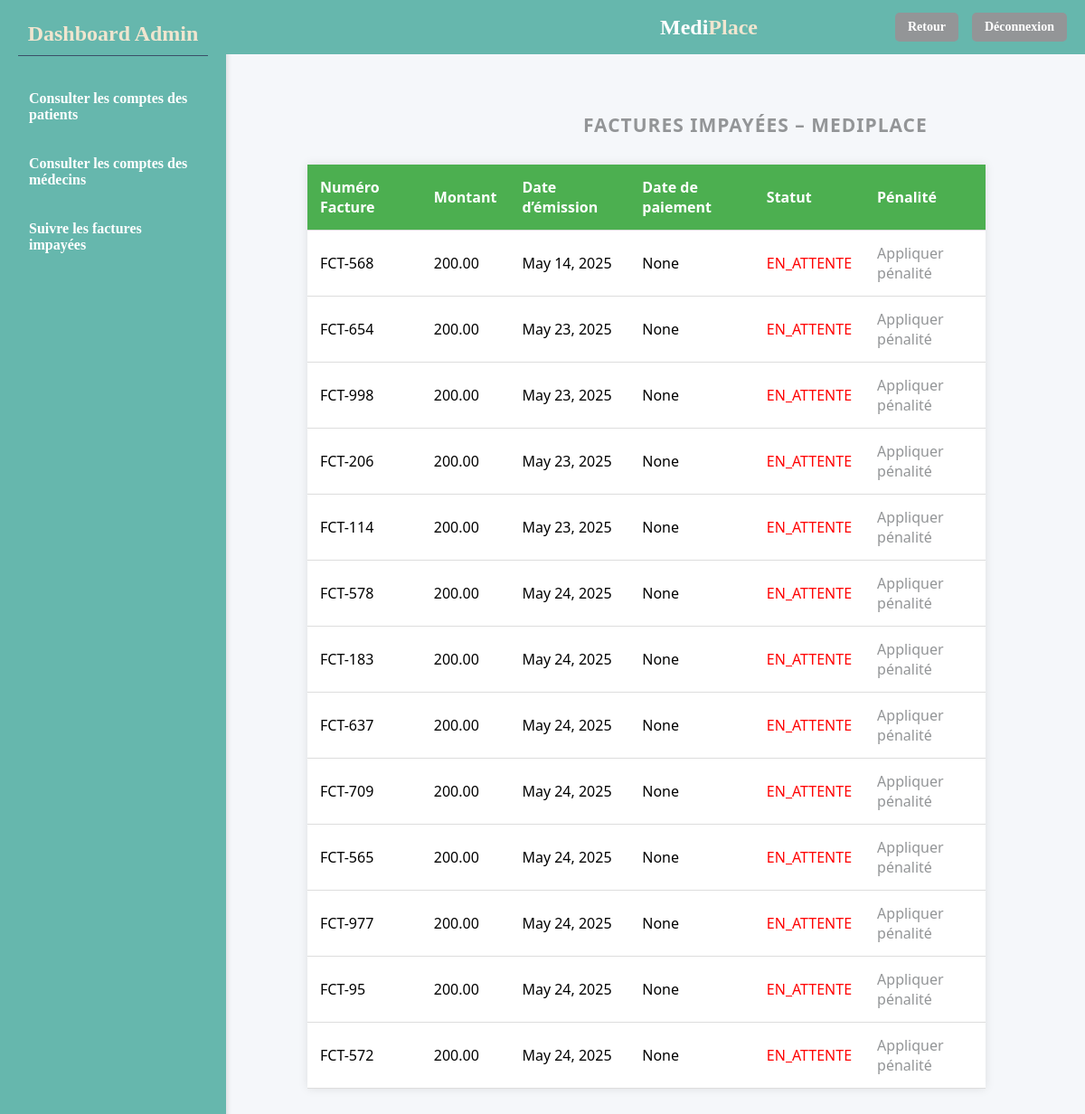
Page /voirfact/ on the earlier database version.
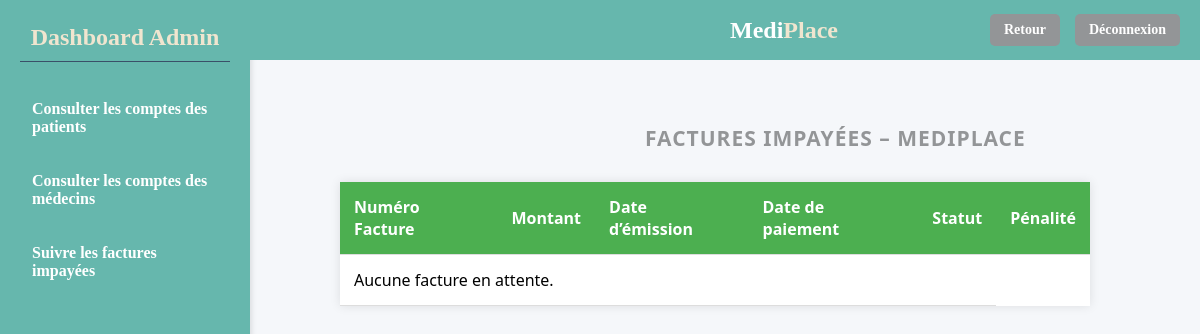
Same page on the later database version.
### cabinet/models.py (models this page shows, shortened)
class Facture(models.Model):
    STATUT_CHOICES = [
        ('EN_ATTENTE', 'En attente'),
        ('PAYEE', 'Payée'),
    ]
    numero_facture = models.CharField(max_length=20, unique=True)
    montant = models.DecimalField(max_digits=10, decimal_places=2)
    date_emission = models.DateField(null=True, blank=True)
    date_paiement = models.DateField(null=True, blank=True)
    statut_paiement = models.CharField(max_length=20, choices=STATUT_CHOICES, default='EN_ATTENTE')
    rendez_vous = models.OneToOneField('RendezVous', on_delete=models.CASCADE, related_name='facture', null=True, blank=True)

### cabinet/views.py (the view)
# urls.py: path("voirfact/",views.voifacture_admin,name="voirfact_admin"),
def voifacture_admin(request):
    tab=Facture.objects.filter(statut_paiement='EN_ATTENTE')
    return render(request,'cabinet/voirfact_admin.html',{'fact':tab})

### cabinet/templates/cabinet/voirfact_admin.html (shortened to what this page needs)
<!DOCTYPE html>
<html lang="fr">
<head>
    {% load static %}
  <link rel="stylesheet" href="{% static 'cabinet/css/voirfact_admin.css' %}"/>
</head>
<body>
<header>
  <div class="logo">
    <span class="medi">Medi</span><span class="place">Place</span>
  </div>
  <div class="header-buttons">
    <a href="{% url 'main_admin' %}" class="nav-btn">Retour</a>
    <a href="{% url 'landing' %}" class="nav-btn">Déconnexion</a>
  </div>
</header>
<div class="sidebar">
  <h2>Dashboard Admin</h2>
  <ul>
    <li><a href="{% url 'voircomptepat_admin' %}" >Consulter les comptes des patients</a></li>
    <li><a href="{% url 'voircomptemed_admin' %}" >Consulter les comptes des médecins</a></li>
    <li><a href="{% url 'voirfact_admin' %}" >Suivre les factures impayées</a></li>
  </ul>
</div>
<div class="main-content">
  <h1 class="page-title">Factures impayées – MediPlace</h1>
<table>
  <thead>
    <tr>
      <th>Numéro Facture</th>
      <th>Montant</th>
      <th>Date d’émission</th>
      <th>Date de paiement</th>
      <th>Statut</th>
      <th>Pénalité</th>
    </tr>
  </thead>
   <tbody>
    {% for facture in fact %}
    <tr>
      <td>{{ facture.numero_facture }}</td>
      <td>{{ facture.montant }}</td>
      <td>{{ facture.date_emission }}</td>
      <td>{{ facture.date_paiement }}</td>
      <td class="statut">{{ facture.statut_paiement }}</td>
      <td>
         <a href="{% url 'appliquerpenalite' facture.id %}">Appliquer pénalité</a>
      </td>
    </tr>
    {% empty %}
    <tr>
      <td colspan="5">Aucune facture en attente.</td>
    </tr>
    {% endfor %}
  </tbody>
</table>
</div>
</body>
</html>

### cabinet/static/cabinet/css/voirfact_admin.css (style rules this page uses)
.page-title { text-align: left; font-size: 21px; font-weight: bold; color: #939597; margin-bottom: 30px; font-family: 'Segoe UI', Tahoma, Geneva, Verdana, sans-serif; text-transform: uppercase; letter-spacing: 1px; margin-left: 235px; }
header { height: 60px; background-color: #66B7AD; display: flex; align-items: center; padding: 0 20px; color: white; position: fixed; top: 0; left: 250px; right: 0; box-shadow: none; border-bottom: none; z-index: 10; }
.logo { font-size: 24px; font-weight: bold; margin-left: 460px; }
.logo .medi { color: white; }
.logo .place { color: #F0E5CF; }
.header-buttons { display: flex; gap: 15px; margin-left: auto; }
.nav-btn { background-color: #939597; color: white; padding: 8px 14px; border-radius: 5px; text-decoration: none; font-weight: bold; font-size: 14px; transition: background-color 0.3s ease; }
.sidebar { position: fixed; top: 0px; left: 0; width: 250px; height: 100%; background-color: #66B7AD; padding: 24px 20px 20px 20px; box-sizing: border-box; color: white; box-shadow: 2px 0 5px rgba(0, 0, 0, 0.1); }
.sidebar h2 { margin-bottom: 30px; font-size: 24px; border-bottom: 1px solid #3A5068; padding-bottom: 10px; text-align: center; color: #F0E5CF; margin-top: 0; }
.sidebar ul { list-style: none; padding-left: 0; }
.sidebar li { margin-bottom: 20px; }
.sidebar li a { color: white; font-weight: bold; text-decoration: none; display: block; padding: 8px 12px; border-radius: 5px; transition: background-color 0.3s ease; }
.main-content { margin-left: 370px; padding: 110px 40px 40px 40px; box-sizing: border-box; min-height: calc(100vh - 60px); background-color: #f5f7fa; }
html, body { margin: 0; padding: 0; background-color: #f5f7fa; height: 100%; }
table { width: 100%; border-collapse: collapse; margin: 10px 0 30px -70px; font-family: 'Segoe UI', sans-serif; background-color: #fff; box-shadow: 0 0 10px rgba(0,0,0,0.1); }
thead { background-color: #4CAF50; color: white; }
th, td { text-align: left; padding: 14px; border-bottom: 1px solid #ddd; }

Differences in the rows shown:
removed Facture: numero_facture "FCT-568", montant "200.00", date_emission "May 14, 2025", date_paiement "None", statut_paiement "EN_ATTENTE"
removed Facture: numero_facture "FCT-654", montant "200.00", date_emission "May 23, 2025", date_paiement "None", statut_paiement "EN_ATTENTE"
removed Facture: numero_facture "FCT-998", montant "200.00", date_emission "May 23, 2025", date_paiement "None", statut_paiement "EN_ATTENTE"
removed Facture: numero_facture "FCT-206", montant "200.00", date_emission "May 23, 2025", date_paiement "None", statut_paiement "EN_ATTENTE"
removed Facture: numero_facture "FCT-114", montant "200.00", date_emission "May 23, 2025", date_paiement "None", statut_paiement "EN_ATTENTE"
removed Facture: numero_facture "FCT-578", montant "200.00", date_emission "May 24, 2025", date_paiement "None", statut_paiement "EN_ATTENTE"
removed Facture: numero_facture "FCT-183", montant "200.00", date_emission "May 24, 2025", date_paiement "None", statut_paiement "EN_ATTENTE"
removed Facture: numero_facture "FCT-637", montant "200.00", date_emission "May 24, 2025", date_paiement "None", statut_paiement "EN_ATTENTE"
removed Facture: numero_facture "FCT-709", montant "200.00", date_emission "May 24, 2025", date_paiement "None", statut_paiement "EN_ATTENTE"
removed Facture: numero_facture "FCT-565", montant "200.00", date_emission "May 24, 2025", date_paiement "None", statut_paiement "EN_ATTENTE"
removed Facture: numero_facture "FCT-977", montant "200.00", date_emission "May 24, 2025", date_paiement "None", statut_paiement "EN_ATTENTE"
removed Facture: numero_facture "FCT-95", montant "200.00", date_emission "May 24, 2025", date_paiement "None", statut_paiement "EN_ATTENTE"
removed Facture: numero_facture "FCT-572", montant "200.00", date_emission "May 24, 2025", date_paiement "None", statut_paiement "EN_ATTENTE"
Other differences:
text now shown: "Aucune facture en attente."
